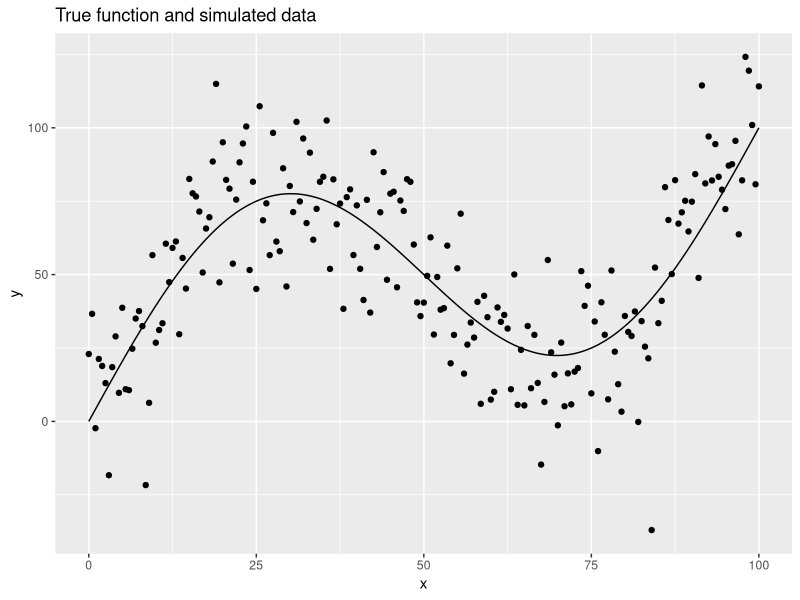
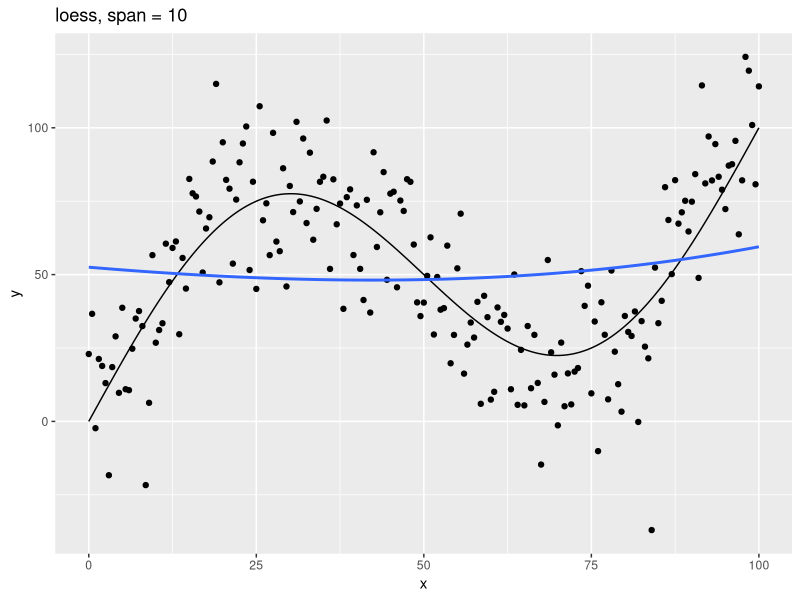
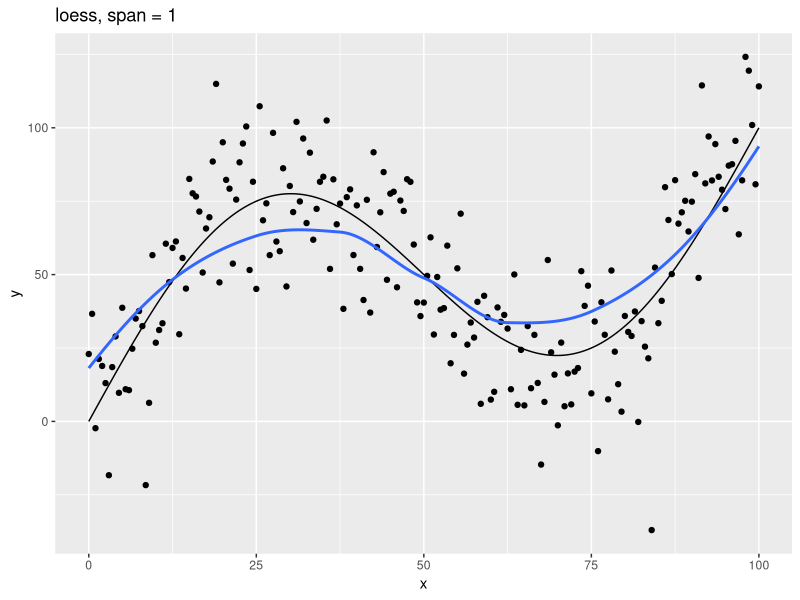
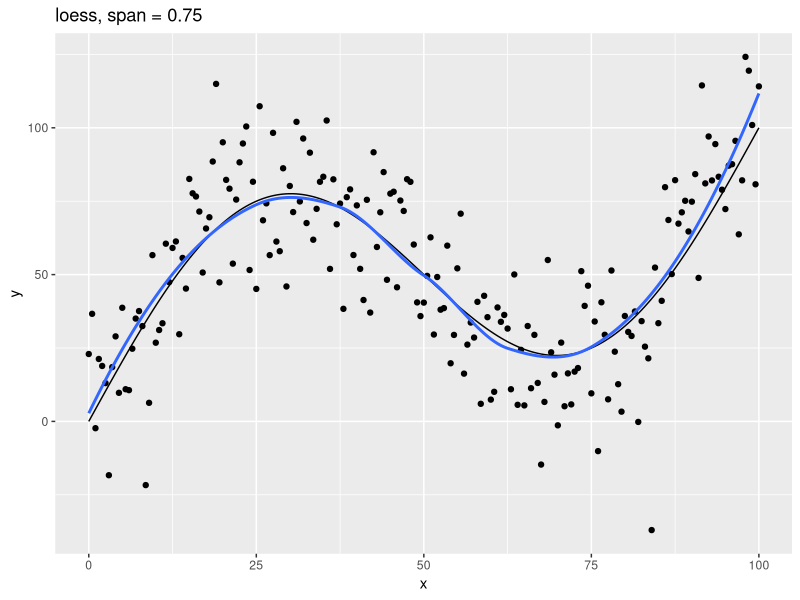
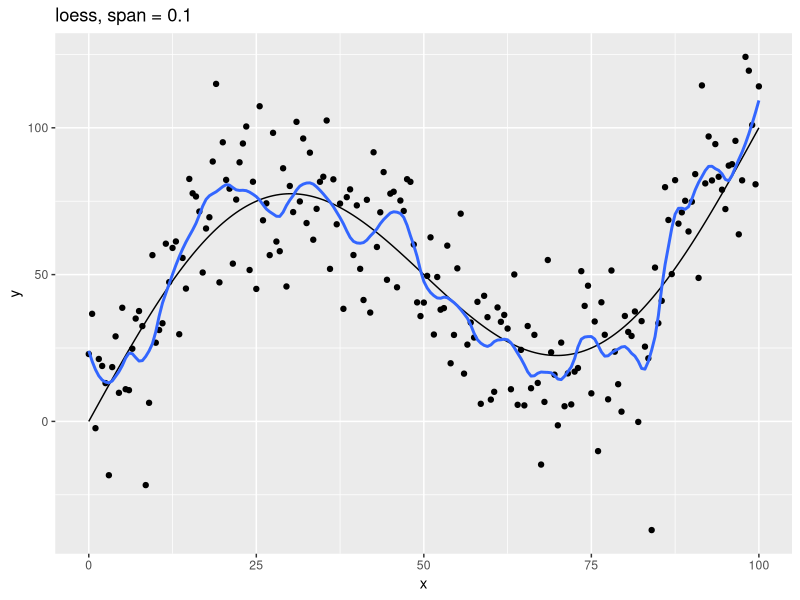
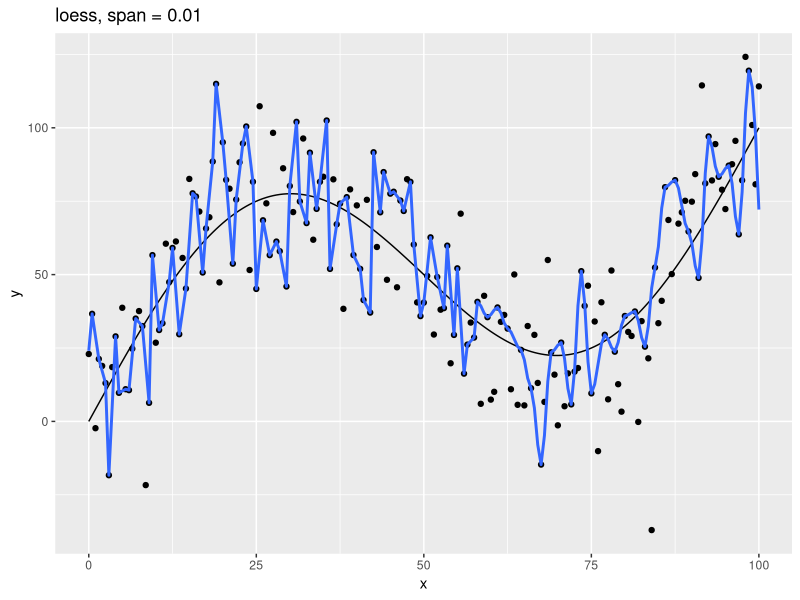
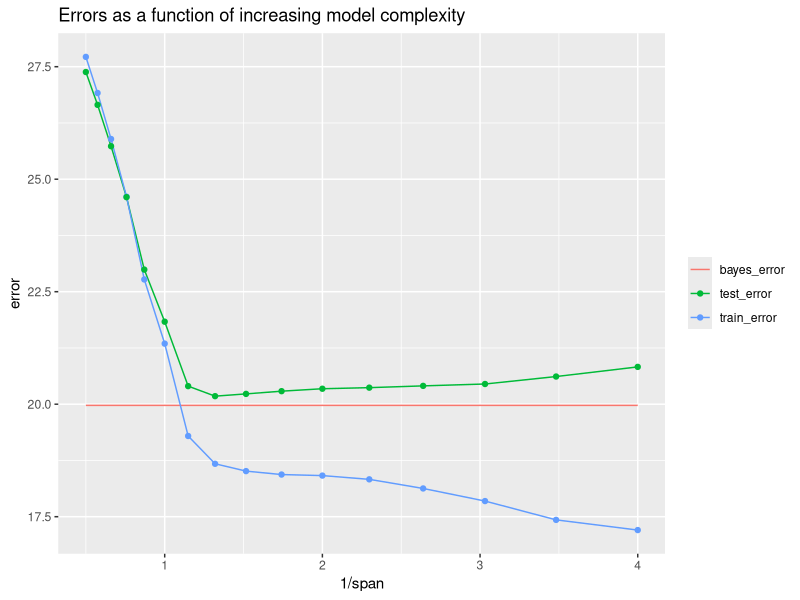
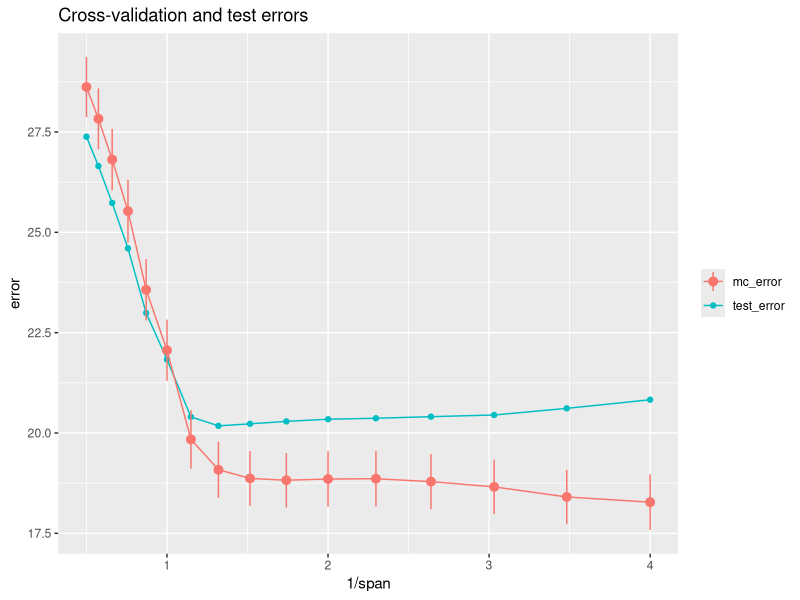

Reproduce these figures in R, in order.
## ---- chunk 1
knitr::opts_chunk$set(echo = TRUE)
## ---- chunk 2
library(tidyverse)
library(modelr)
## ---- chunk 3
# True function
f <- function(x) x + 50 * sin((pi / 50) * x)
## ---- chunk 4
# Function with measurement error
g <- function(x) f(x) + rnorm(n = length(x), mean = 0, sd = 20)
## ---- chunk 5
# Function that generates a random sample of data points, using g()
sim_data <- function(from, to, by) {
  tibble(
    x = seq(from = from, to = to, by = by),
    y = g(x)
  )
}

# Generate random sample of points to approximate
set.seed(439)
data_1 <- sim_data(0, 100, 0.5)
## ---- chunk 6
tibble(x = seq(0, 100, 0.5), y = f(x)) %>% 
  ggplot(aes(x, y)) +
  geom_line() +
  geom_point(data = data_1) +
  labs(title = "True function and simulated data")
## ---- chunk 7
# Plot loess model for given span
plot_loess <- function(span) {
  data_1 %>% 
    mutate(f = f(x)) %>% 
    add_predictions(loess(y ~ x, data = data_1, span = span)) %>% 
    ggplot(aes(x)) +
    geom_line(aes(y = f)) +
    geom_point(aes(y = y)) +
    geom_line(aes(y = pred), color = "#3366FF", size = 1) +
    labs(
      title = str_glue("loess, span = {span}"),
      y = "y"
    )
}
## ---- chunk 8
c(10, 1, 0.75, 0.1, 0.01) %>% 
  map(plot_loess) %>% 
  walk(print)
## ---- chunk 9
set.seed(886)

data_50 <- 
  1:50 %>% 
  map_dfr(~ sim_data(0, 100, 0.5))
## ---- chunk 10
spans <- 2^seq(1, -2, -0.2)
## ---- chunk 11
errors <- 
  tibble(span = spans) %>% 
  mutate(
    train_error =
      map_dbl(span, ~ rmse(loess(y ~ x, data = data_1, span = .), data_1)),
    test_error =
      map_dbl(span, ~ rmse(loess(y ~ x, data = data_1, span = .), data_50))
  )
## ---- chunk 12
errors
## ---- chunk 13
bayes_error <- 
  data_50 %>% 
  summarize(bayes_error = sqrt(mean((y - f(x))^2, na.rm = TRUE))) %>% 
  pull(bayes_error)

bayes_error 
## ---- chunk 14
bayes <- tibble(
  span = range(errors$span),
  type = "bayes_error",
  error = bayes_error
)

errors %>% 
  gather(key = type, value = error, -span) %>% 
  ggplot(aes(1 / span, error, color = type)) + 
  geom_line(data = bayes) +
  geom_line() +
  geom_point() +
  labs(
    title = "Errors as a function of increasing model complexity",
    color = NULL
  )
## ---- chunk 15
data_1 %>% 
  crossv_kfold()
## ---- chunk 16
set.seed(122)

df <- 
  data_1 %>% 
  crossv_kfold(k = 10)

df
## ---- chunk 17
train_01 <- df$train[[1]]
train_01

test_01 <- df$test[[1]]
test_01
## ---- chunk 18
glimpse(train_01)
## ---- chunk 19
is_empty(intersect(train_01$idx, test_01$idx))
## ---- chunk 20
setequal(union(train_01$idx, test_01$idx),  1:201)
## ---- chunk 21
as_tibble(test_01)
## ---- chunk 22
rmse_error <- function(span, train, test) {
  rmse(loess(y ~ x, data = as_tibble(train), span = span), as_tibble(test))
}
## ---- chunk 23
span_error <- function(span, data_cv) {
  errors <- 
    data_cv %>% 
    select(-.id) %>% 
    add_column(span = span) %>% 
    pmap_dbl(rmse_error)
  
  tibble(
    span = span,
    error_mean = mean(errors, rm = TRUE),
    error_se = sd(errors, na.rm = TRUE) / sqrt(length(errors))
  )
}
## ---- chunk 24
set.seed(430)

data_mc <- crossv_mc(data_1, n = 10, test = 0.2)
## ---- chunk 25
errors_mc <- 
  spans %>% 
  map_dfr(~ span_error(span = ., data_cv = data_mc))

errors_mc %>% 
  knitr::kable()
## ---- chunk 26
errors_mc %>% 
  left_join(errors, by = "span") %>% 
  ggplot(aes(1 / span)) +
  geom_line(aes(y = test_error, color = "test_error")) +
  geom_point(aes(y = test_error, color = "test_error")) +
  geom_line(aes(y = error_mean, color = "mc_error")) +
  geom_pointrange(
    aes(
      y = error_mean, 
      ymin = error_mean - error_se,
      ymax = error_mean + error_se,
      color = "mc_error"
    )
  ) +
  labs(
    title = "Cross-validation and test errors",
    y = "error",
    color = NULL
  )
## ---- chunk 27
errors %>% 
  top_n(-1, test_error) %>% 
  select(span, test_error) %>% 
  knitr::kable()
